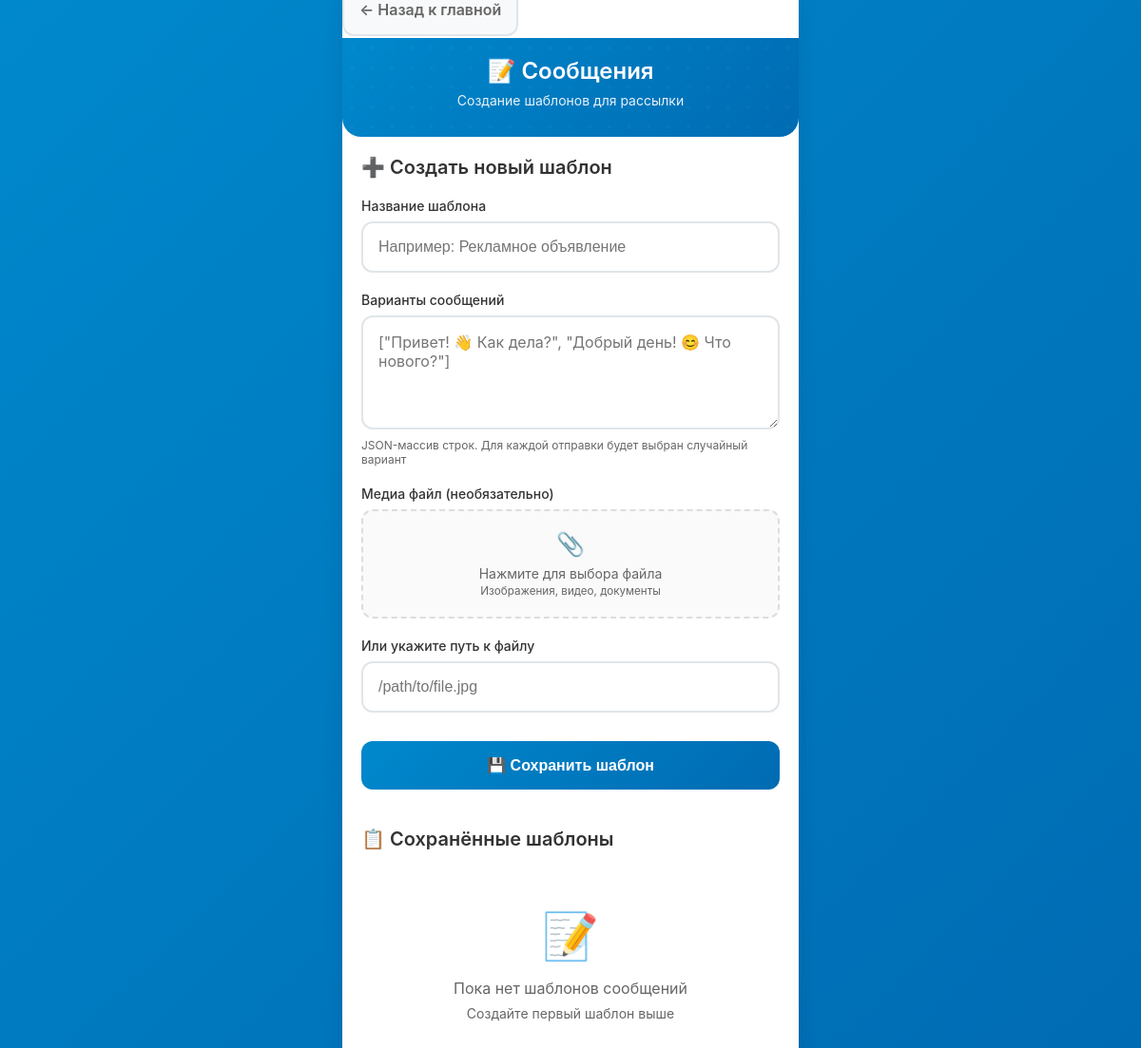
/messages (signed in), run on an earlier commit of the app's database.
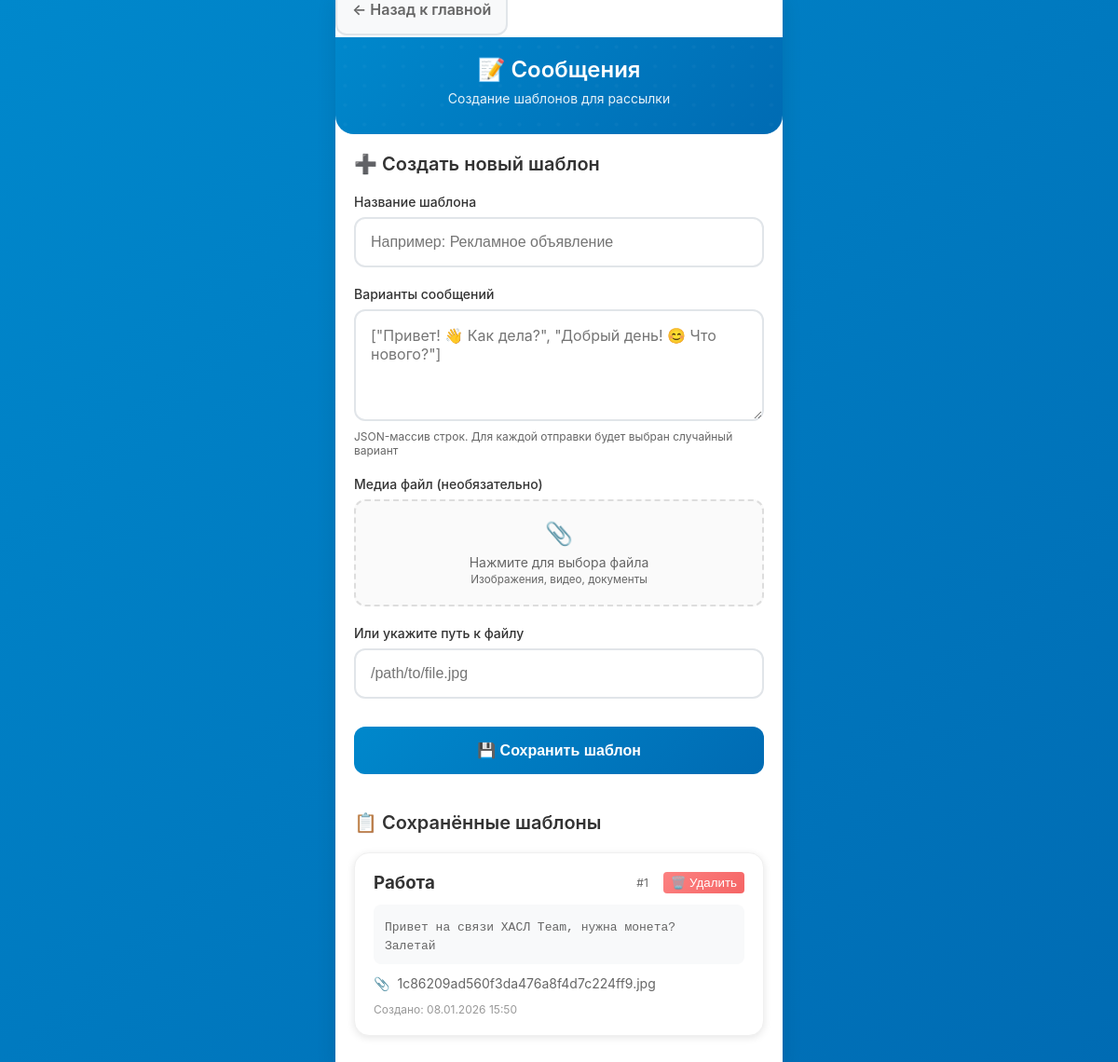
And on a later commit of the database.
### app/db.py (models this page shows)
class MessageTemplate(SQLModel, table=True):
    id: Optional[int] = Field(default=None, primary_key=True)
    title: str
    variants_json: str                   # JSON-массив с вариантами сообщений
    media_path: Optional[str] = None     # путь к файлу (если есть медиа)
    created_at: datetime = Field(default_factory=datetime.utcnow)
    jobs: List["Job"] = Relationship(back_populates="template")

### app/routers.py (the view)
@router.get("/messages", response_class=HTMLResponse)
def list_messages(request: Request, session: Session = Depends(get_session), auth: bool = Depends(check_auth)):
    messages = session.exec(select(MessageTemplate)).all()
    return templates.TemplateResponse("messages.html", {"request": request, "messages": messages})

### app/templates/messages.html (shortened to what this page needs)
{% extends "base.html" %}
{% block content %}
<div style="margin-bottom: 20px;">
    <a href="/" class="btn btn-secondary" style="margin-right: 10px; text-decoration: none;">
        ← Назад к главной
    </a>
</div>
<div class="header">
    <h1>📝 Сообщения</h1>
    <p class="subtitle">Создание шаблонов для рассылки</p>
</div>
<div class="content">
    <div class="page-title">➕ Создать новый шаблон</div>
    <form method="post" action="/messages/add" enctype="multipart/form-data">
        <div class="form-group">
            <label class="form-label">Название шаблона</label>
            <input type="text" name="title" class="form-input" placeholder="Например: Рекламное объявление" required>
        </div>
        <div class="form-group">
            <label class="form-label">Варианты сообщений</label>
            <textarea name="variants_json" class="form-textarea" placeholder='["Привет! 👋 Как дела?", "Добрый день! 😊 Что нового?"]' required></textarea>
            <div style="color: #666; font-size: 12px; margin-top: 5px;">
                JSON-массив строк. Для каждой отправки будет выбран случайный вариант
            </div>
        </div>
        <div class="form-group">
            <label class="form-label">Медиа файл (необязательно)</label>
            <label class="file-upload">
                <div class="file-upload-icon">📎</div>
                <div class="file-upload-text">Нажмите для выбора файла<br><small>Изображения, видео, документы</small></div>
            </label>
        </div>
        <div class="form-group">
            <label class="form-label">Или укажите путь к файлу</label>
            <input type="text" name="media_path" class="form-input" placeholder="/path/to/file.jpg">
        </div>
        <button type="submit" class="btn">💾 Сохранить шаблон</button>
    </form>
    <div style="margin-top: 40px;">
        <div class="page-title">📋 Сохранённые шаблоны</div>
        {% if messages %}
        {% for m in messages %}
        <div class="card">
            <div style="display: flex; justify-content: space-between; align-items: start; margin-bottom: 12px;">
                <h3 style="margin: 0; color: #333;">{{ m.title }}</h3>
                <div style="display: flex; gap: 8px; align-items: center;">
                    <span style="color: #666; font-size: 12px; margin-right: 8px;">#{{ m.id }}</span>
                    <form method="post" action="/messages/{{ m.id }}/delete" style="display: inline;"
                          onsubmit="return confirm('Удалить шаблон {{ m.title }}?')">
                        <button type="submit" class="btn-sm" style="background: linear-gradient(135deg, #fc8181 0%, #f56565 100%); color: white; border: none; padding: 4px 8px; border-radius: 4px; cursor: pointer;">
                            🗑️ Удалить
                        </button>
                    </form>
                </div>
            </div>
            <div style="background: #f8f9fa; padding: 12px; border-radius: 8px; margin-bottom: 12px;">
                <code style="font-size: 13px; color: #666;">{{ m.variants_json }}</code>
            </div>
            {% if m.media_path %}
            <div style="display: flex; align-items: center; gap: 8px; color: #666; font-size: 14px;">
                <span>📎</span>
                <span>{{ m.media_path.split('/')[-1] }}</span>
            </div>
            {% endif %}
            <div style="color: #999; font-size: 12px; margin-top: 12px;">
                Создано: {{ m.created_at.strftime('%d.%m.%Y %H:%M') }}
            </div>
        </div>
        {% endfor %}
        {% else %}
        <div style="text-align: center; color: #666; padding: 40px 20px;">
            <div style="font-size: 48px; margin-bottom: 16px;">📝</div>
            <p>Пока нет шаблонов сообщений</p>
            <p style="font-size: 14px; margin-top: 8px;">Создайте первый шаблон выше</p>
        </div>
        {% endif %}
    </div>
</div>
{% endblock %}

What changed in the data, as far as the page shows it:
added MessageTemplate: title "Работа", id "1", variants_json "Привет на связи ХАСЛ Team, нужна монета? Залетай", media_path "1c86209ad560f3da476a8f4d7c224ff9.jpg", created_at "08.01.2026 15:50"
Also different on the page:
text no longer shown: "📝 Пока нет шаблонов сообщений Создайте первый шаблон выше"
